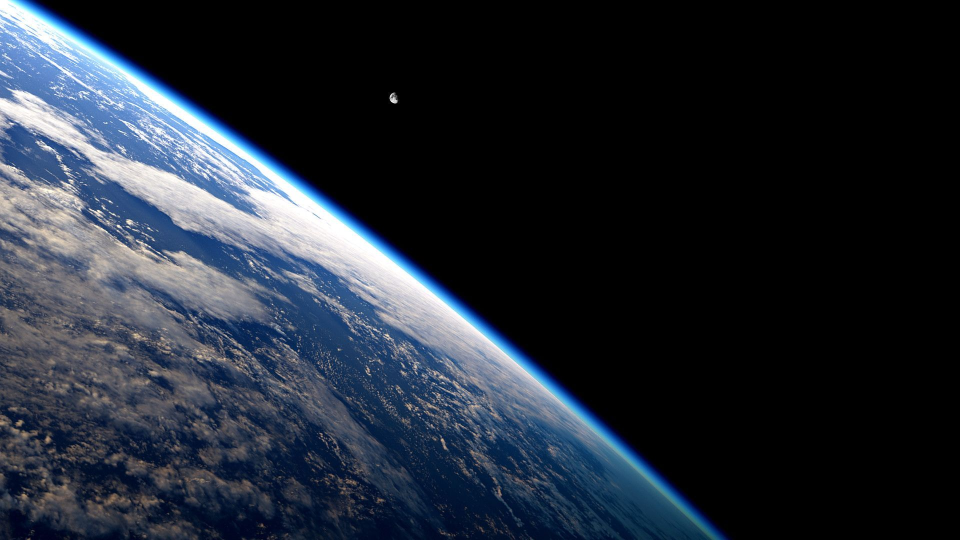
#> input picture Inputs/earth-wallpaper-hd-23100-23750-hd-wallpapers.jpg, 1920 x 1080 px (shown at 1/2 size)
$ python reflecteur3.py Inputs/earth-wallpaper-hd-23100-23750-hd-wallpapers.jpg   (Python 2 division)   (older library calls are emulated)
#> lines starting #> are read from the running program, lines starting #| are printed output that depends on the picture
# Reflecteur
# Copyright (C) 2014 Quentin Merigot, CNRS
# This program is free software: you can redistribute it and/or modify
# it under the terms of the GNU General Public License as published by
# the Free Software Foundation, either version 3 of the License, or
# (at your option) any later version.
# This program is distributed in the hope that it will be useful,
# but WITHOUT ANY WARRANTY; without even the implied warranty of
# MERCHANTABILITY or FITNESS FOR A PARTICULAR PURPOSE. See the
# GNU General Public License for more details.
# You should have received a copy of the GNU General Public License
# along with this program. If not, see <http://www.gnu.org/licenses/>.

import sys
sys.path.append('../Pybuild/')
sys.path.append('../Pybuild/lib')
import os
import MongeAmpere as ma
import numpy as np
import scipy as sp
import scipy.interpolate as ipol
import scipy.optimize as opt
import scipy.sparse as sparse
import matplotlib.pyplot as plt
from mpl_toolkits.mplot3d import Axes3D
import time

debut = time.clock()

##### Estimation of psi #####
def presolution(img, res, nbdirac, grid):
	n0 = int(res/2.0)
	mu0 = sp.misc.imresize(img, (n0,n0))
	mu0 = mu0.astype(float)
	dens0 = ma.Density_2.from_image(mu0,[0,1,0,1])
	nu0 = (dens0.mass()/nbdirac) * np.ones(nbdirac)
	return ma.optimal_transport_2(dens0, Y, nu0, verbose=True)


##### Conversion from RGB to grayscale #####
def rgbtogray(imcolor):
	imgray = np.zeros((imcolor.shape[0], imcolor.shape[1]))	# Grayscale conversion
	for rownum in range(len(imcolor)):
   		for colnum in range(len(imcolor[rownum])):
      			imgray[rownum][colnum] = 0.299*imcolor[rownum][colnum][0] + 0.587*imcolor[rownum][colnum][1] + 0.114*imcolor[rownum][colnum][2]
	return imgray


fig = plt.figure()

if len(sys.argv) != 2:
	print "**** Error : add an image as argument ****";
	exit();

##### Picture formating #####
impath = sys.argv[1]
image = sp.misc.imread(impath)
#> image is the input picture: shape (1080, 1920, 3); mean R, G, B 34.7, 41.4, 51.8
dims = np.shape(image)
#> dims = (1080, 1920, 3)
print dims
#| (1080, 1920, 3)

if len(dims) == 3:								# If the picture is in RGB
	img = rgbtogray(image)						# Conversion to grayscale
#> after the loop in rgbtogray, `for rownum in range(len(imcolor)):`:
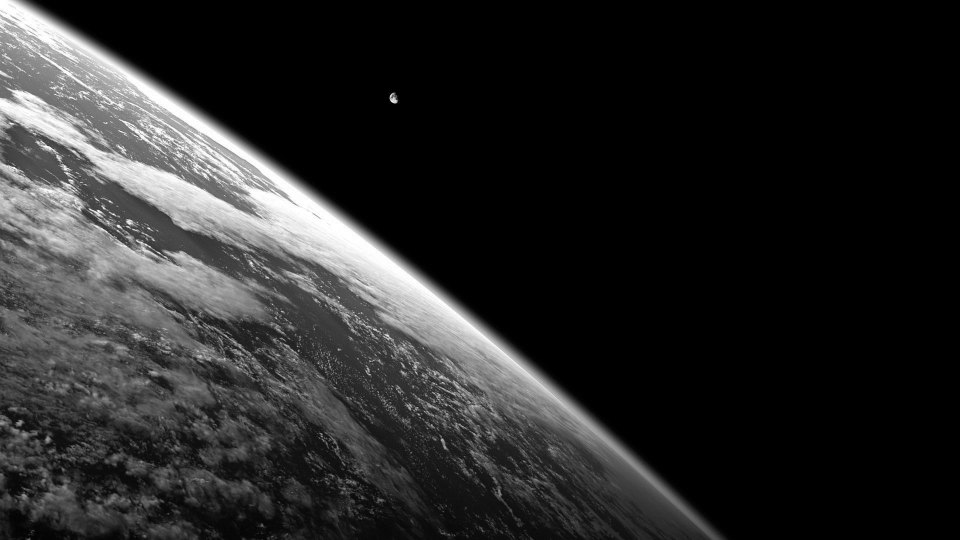
#> imgray: shape (1080, 1920) float64 (shown at 1/2 size); min 0, max 255, mean 40.5

elif len(dims) !=2:
	print "**** Error : wrong image format ****";
	exit();

else:
	img = image

if dims[0] >= dims[1]:						# If the picture is higher than width
	h = 1.0
	w = round(float(dims[1])/float(dims[0]), 2)
else:								# If the picture is widther than high
	h = round(float(dims[0])/float(dims[1]), 2)
#> h = 0.56
	w = 1.0

##### Target density calculation #####
n = 128
nlin = int(n * h)
#> nlin = 71
ncol = int(n * w)
mu = sp.misc.imresize(img, (nlin,ncol))			# Image resizing while keeping proportions
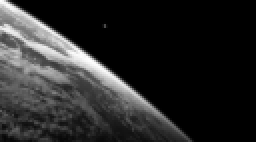
#> mu: shape (71, 128) (shown 2 times larger); min 0, max 254, mean 40.5
mu = mu.astype(float)   								# Transform into a float matrix

"""
plt.imshow(mu, interpolation='nearest', vmin=0, vmax=255, cmap=plt.get_cmap('gray'))
plt.show()
"""

mumoy = np.sum(mu)/(nlin*ncol)    						# Pixels average value
#> mumoy = 40.55
#> (the run stopped early here; a loop or call above may not have finished)
